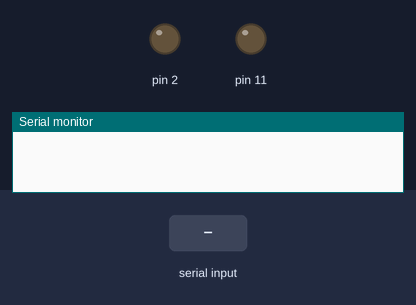
The sketch below on a simulated Arduino Uno, built with avr-gcc and run on an emulated ATmega328P. On the bench: output pins drawn as LEDs (lit = HIGH), the last lines printed to the serial monitor. Inputs (shaded band) come from the test bench.

Above: at 1.2 s.
1.3 s: "b" received over Serial
At 2.5 s:
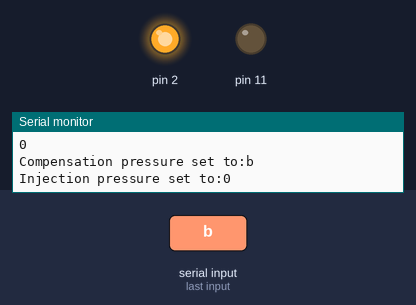
2.9 s: "p" received over Serial
4.4 s: "t" received over Serial
Timing chart, 0 to 7.4 s (numbered marks = the images above; inputs shaded):
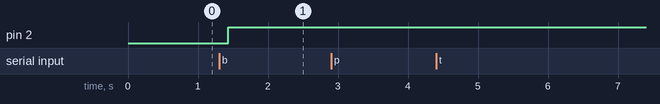

Measured:
- after the input at 1.3 s, pin 2: LOW → HIGH after 0.13 s

The sketch:

pythonarduinotriggeropen.ino
```cpp
String readString;
String bpstring,bpval, bp1,bp2,outputbp;
String pstring,val, v1, v2, output;
String tstring,ninject_index1,ninject_index2,ninjectstring;
String pulsewidth_index1, pulsewidth_index2, pulsewidthstring;
int bpvolt,apv, ninject,pulsewidth,n; //backpressure volt,inject pressure volt,num inject,pulsewidth of inject, conuter


void setup() {
  Serial.begin(9600);
  pinMode(11, OUTPUT);
  pinMode(2, OUTPUT);

}

void loop() {
 //runs when no data is here

  while (!Serial.available()) {
    }

  //when something is being sent... buffer is 30ms
  while (Serial.available()) {
    delay(30);

    //interprets serial info
    if (Serial.available() > 0) {
      char c = Serial.read();
      readString += c;
    }
  }

  // if information is sent, print recieved data
  if (readString.length() > 0) {
    Serial.println("Arduino recieved:");
    Serial.println(readString);


    //looks for descriptor strings there are three options:
    //backpressure (compensation pressure) voltage ex. "bc40C" means set 40mbar as backpressure to prevent clogging
    //if bpstring == "0" the backpressure will be set and will continue to run later on if no other string is being read

    // pstring for pressure voltage ex. "pressure!134!" means set 134 as voltage out
    // if pstring == 0 then the pressure will be set to pressure value, but no triggering occurs

    // tstring for trigger command means trigger
    // if tstring == "0", the number of injections and pulse duration will be found in string and
    // injection is triggered ninject times for pulseduration miliseconds
    // the whole string will look like "triggern06Nw100W" for trigger 6 injections at 100ms pulse duration

    bpstring = readString.indexOf("b");
    pstring = readString.indexOf("p");
    tstring = readString.indexOf("t");
    Serial.println(bpstring);


    //pressure control
    if (bpstring == "0") {
      //compensation pressure
      bp1 = readString.indexOf("c");
      bp2 = readString.indexOf("C");
      outputbp = readString.substring(bp1.toInt()+1,bp2.toInt());
      bpvolt = outputbp.toInt();
      analogWrite(11,bpvolt);

      //injection pressure
      v1=readString.indexOf("!");
      v2=readString.lastIndexOf("!");
      val=readString.substring(v1.toInt()+1,v2.toInt());
      apv=val.toInt();
      output = apv;
      delay(50);
      Serial.print("Compensation pressure set to:");
      Serial.println(outputbp);
      Serial.print("Injection pressure set to:");
      Serial.println(output);
      delay(50);
    }


    digitalWrite(2,HIGH); // open valve

    //trigger control
    if (tstring == "0") {
      n = 0;
      // ninject for number of injections ex. "n06N" means 6 injections
      // pulsewidth for pulse width time of triggering in ms ex. "w100W" means 100ms

      ninject_index1 = readString.indexOf("n");
      ninject_index2 = readString.indexOf("N");
      ninjectstring = readString.substring(ninject_index1.toInt()+1,ninject_index2.toInt());
      ninject = ninjectstring.toInt();

      pulsewidth_index1 = readString.indexOf("w");
      pulsewidth_index2 = readString.indexOf("W");
      pulsewidthstring = readString.substring(pulsewidth_index1.toInt()+1,pulsewidth_index2.toInt());
      pulsewidth = pulsewidthstring.toInt();

      Serial.print("(pulsewidth,ninject) = ");
      Serial.print("(");
      Serial.print(pulsewidth);
      Serial.print(",");
      Serial.print(ninject);
      Serial.println(")");

      while (n < ninject) {
        analogWrite(11, apv); // inject at full pressure
        delay(pulsewidth);
        analogWrite(11, bpvolt); // stop injection but still have compensation pressure to prevent backflow

        output = "trigger" +String(n);
        n = n + 1;
        Serial.print("injected ");
        Serial.println(n);
      }
      Serial.println("Injection Complete");
    }

  delay(100);
  //clear strings
  readString = "";
  ninject = 0;
  bpstring = "";
  pstring = "";
  tstring = "";
  }
}
```
